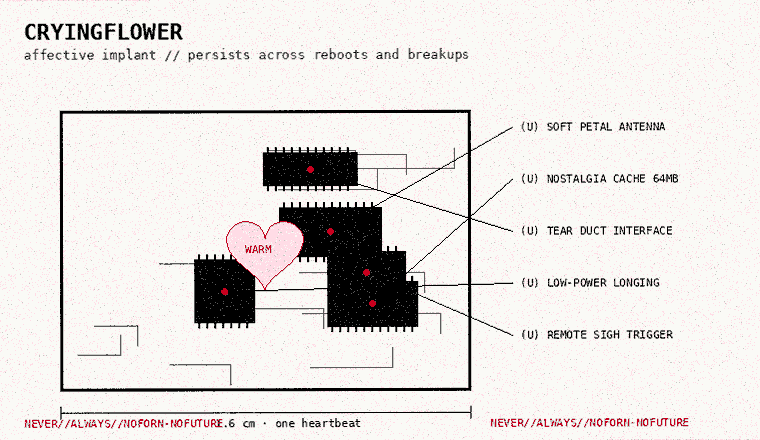
#> input picture assets/img/ant-cryingflower.png, 760 x 440 px, given in place of flower0.png, which was not available
$ python lofi.py
#> lines starting #> are read from the running program, lines starting #| are printed output that depends on the picture
#!/usr/bin/env python3
"""
neveralways — the rot filter.
takes the model's pretty pictures and does to them what the internet does to everything:
shrinks them, crushes the colours, dithers, fries. output: assets/img/lofi/

    python3 tools/lofi.py
"""
import glob
import io
import os

from PIL import Image, ImageEnhance, ImageFilter

ROOT = os.path.join(os.path.dirname(__file__), "..", "assets", "img")
SRC = os.path.join(ROOT, "anime")
OUT = os.path.join(ROOT, "lofi")
os.makedirs(OUT, exist_ok=True)

# width in real pixels after the rot. css blows them back up with image-rendering: pixelated.
WIDTH = {"ever": 96, "pfp": 96, "smug": 128, "stickers": 240, "rot": 200, "bed": 120, "flat97": 220, "rave96": 220, "wired96": 220, "dissolve": 160, "lastphoto": 128, "palm": 150, "seance98": 220, "petegg": 128}
DEFAULT = 192


def crush(im, colors):
    return im.quantize(colors=colors, method=Image.Quantize.MEDIANCUT, dither=Image.Dither.FLOYDSTEINBERG).convert("RGB")


def jpeg(im, q):
    b = io.BytesIO()
    im.save(b, "JPEG", quality=q)
    b.seek(0)
    return Image.open(b).convert("RGB")


def width_for(name):
    for k, w in WIDTH.items():
        if name.startswith(k):
            return w
    return DEFAULT


def rot(path):
    name = os.path.splitext(os.path.basename(path))[0]
    im = Image.open(path).convert("RGB")
    w = width_for(name)
    h = round(im.height * w / im.width)
    small = im.resize((w, h), Image.BOX)
    small = ImageEnhance.Color(small).enhance(1.35)
    small = ImageEnhance.Contrast(small).enhance(1.15)
    lo = crush(small, 20)
    lo.save(os.path.join(OUT, name + ".png"), optimize=True)
    # deep-fried twin: oversaturated, oversharpened, jpeg'd to death, then pixelated again
    fr = ImageEnhance.Color(small).enhance(2.6)
    fr = ImageEnhance.Contrast(fr).enhance(1.7)
    fr = fr.filter(ImageFilter.UnsharpMask(2, 250, 0))
    for q in (12, 8, 5):
        fr = jpeg(fr, q)
    fr = crush(fr, 12)
    fr.save(os.path.join(OUT, name + "-fried.png"), optimize=True)
    print(name, lo.size)
    return name, lo


def stickers(sheet):
    """cut the 3x3 sticker sheet into nine stickers."""
    w, h = sheet.size
    cw, ch = w // 3, h // 3
    for i in range(9):
        x, y = i % 3, i // 3
        s = sheet.crop((x * cw, y * ch, (x + 1) * cw, (y + 1) * ch))
        s.save(os.path.join(OUT, "sticker-%d.png" % i), optimize=True)
    print("stickers: 9")


def flowers():
    """the homepage flowers, shrunk until you can count the pixels."""
    for i in range(3):
        im = Image.open(os.path.join(ROOT, "flower%d.png" % i)).convert("RGB")
#> im is the input picture: PIL image 760x440 RGB; mean R, G, B 228.8, 225.3, 222.9
        lo = crush(im.resize((180, 180), Image.BOX), 14)
#> in crush, `return im.quantize(colors=colors, method=Image.Quantize.MEDIANCUT, dit..`:
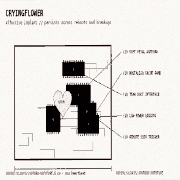
#> returned value: PIL image 180x180 RGB; mean R, G, B 228.7, 225.6, 223
        lo.save(os.path.join(OUT, "flower%d.png" % i), optimize=True)
#> pass 2 of the loop in flowers, `for i in range(3):`:
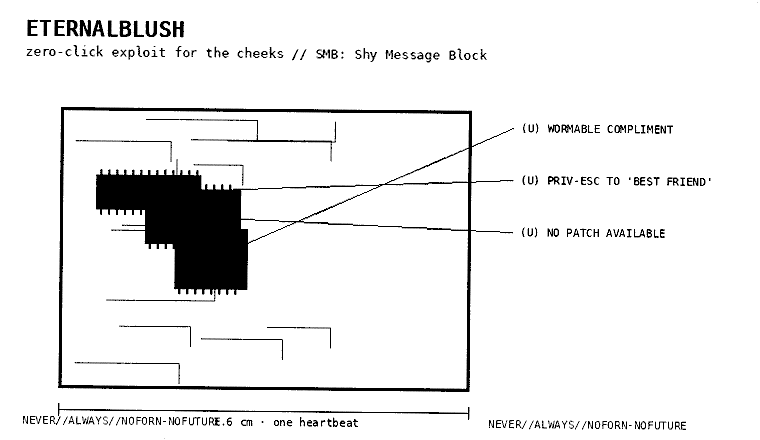
#> input picture assets/img/ant-eternalblush.png, 760 x 440 px, given in place of flower1.png, which was not available
#> in flowers, im is the input picture: PIL image 760x440 RGB; min 0, max 255, mean 237
#> in crush (call 2), `return im.quantize(colors=colors, method=Image.Quantize.MEDIANCUT, dit..`:
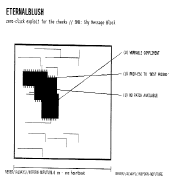
#> returned value: PIL image 180x180 RGB; min 0, max 255, mean 236.9
    print("flowers: 3")


def main():
    flowers()
    for p in sorted(glob.glob(os.path.join(SRC, "*.jpg"))):
        name, lo = rot(p)
        if name == "stickers":
            stickers(lo)


if __name__ == "__main__":
    main()
